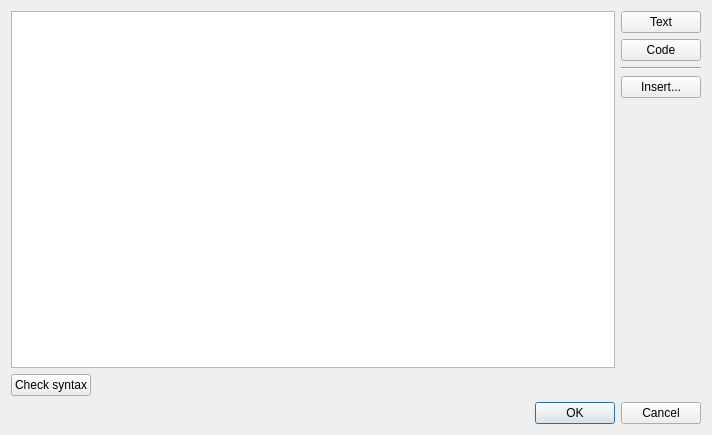
<?xml version="1.0" encoding="UTF-8"?>
<ui version="4.0">
 <class>CodeEditorDialog</class>
 <widget class="QDialog" name="CodeEditorDialog">
  <property name="geometry">
   <rect>
    <x>0</x>
    <y>0</y>
    <width>712</width>
    <height>435</height>
   </rect>
  </property>
  <property name="windowTitle">
   <string>Text/Code editor</string>
  </property>
  <layout class="QVBoxLayout" name="verticalLayout">
   <item>
    <layout class="QHBoxLayout" name="horizontalLayout" stretch="0,0">
     <item>
      <widget class="ActionTools::CodeEdit" name="editor"/>
     </item>
     <item>
      <layout class="QVBoxLayout" name="verticalLayout_3">
       <item>
        <widget class="QPushButton" name="textPushButton">
         <property name="text">
          <string>Text</string>
         </property>
         <property name="checkable">
          <bool>true</bool>
         </property>
         <property name="autoExclusive">
          <bool>true</bool>
         </property>
        </widget>
       </item>
       <item>
        <widget class="QPushButton" name="codePushButton">
         <property name="text">
          <string>Code</string>
         </property>
         <property name="checkable">
          <bool>true</bool>
         </property>
         <property name="autoExclusive">
          <bool>true</bool>
         </property>
        </widget>
       </item>
       <item>
        <widget class="Line" name="line">
         <property name="orientation">
          <enum>Qt::Horizontal</enum>
         </property>
        </widget>
       </item>
       <item>
        <widget class="QPushButton" name="insertPushButton">
         <property name="text">
          <string>Insert...</string>
         </property>
        </widget>
       </item>
       <item>
        <spacer name="verticalSpacer">
         <property name="orientation">
          <enum>Qt::Vertical</enum>
         </property>
         <property name="sizeHint" stdset="0">
          <size>
           <width>20</width>
           <height>40</height>
          </size>
         </property>
        </spacer>
       </item>
      </layout>
     </item>
    </layout>
   </item>
   <item>
    <layout class="QHBoxLayout" name="horizontalLayout_2">
     <item>
      <widget class="QPushButton" name="checkSyntax">
       <property name="text">
        <string>Check syntax</string>
       </property>
      </widget>
     </item>
     <item>
      <spacer name="horizontalSpacer">
       <property name="orientation">
        <enum>Qt::Horizontal</enum>
       </property>
       <property name="sizeHint" stdset="0">
        <size>
         <width>40</width>
         <height>20</height>
        </size>
       </property>
      </spacer>
     </item>
    </layout>
   </item>
   <item>
    <widget class="QDialogButtonBox" name="buttonBox">
     <property name="orientation">
      <enum>Qt::Horizontal</enum>
     </property>
     <property name="standardButtons">
      <set>QDialogButtonBox::Cancel|QDialogButtonBox::Ok</set>
     </property>
    </widget>
   </item>
  </layout>
 </widget>
 <customwidgets>
  <customwidget>
   <class>ActionTools::CodeEdit</class>
   <extends>QPlainTextEdit</extends>
   <header>actiontools/codeedit.hpp</header>
  </customwidget>
 </customwidgets>
 <resources/>
 <connections>
  <connection>
   <sender>buttonBox</sender>
   <signal>accepted()</signal>
   <receiver>CodeEditorDialog</receiver>
   <slot>accept()</slot>
   <hints>
    <hint type="sourcelabel">
     <x>248</x>
     <y>254</y>
    </hint>
    <hint type="destinationlabel">
     <x>157</x>
     <y>274</y>
    </hint>
   </hints>
  </connection>
  <connection>
   <sender>buttonBox</sender>
   <signal>rejected()</signal>
   <receiver>CodeEditorDialog</receiver>
   <slot>reject()</slot>
   <hints>
    <hint type="sourcelabel">
     <x>316</x>
     <y>260</y>
    </hint>
    <hint type="destinationlabel">
     <x>286</x>
     <y>274</y>
    </hint>
   </hints>
  </connection>
 </connections>
</ui>
